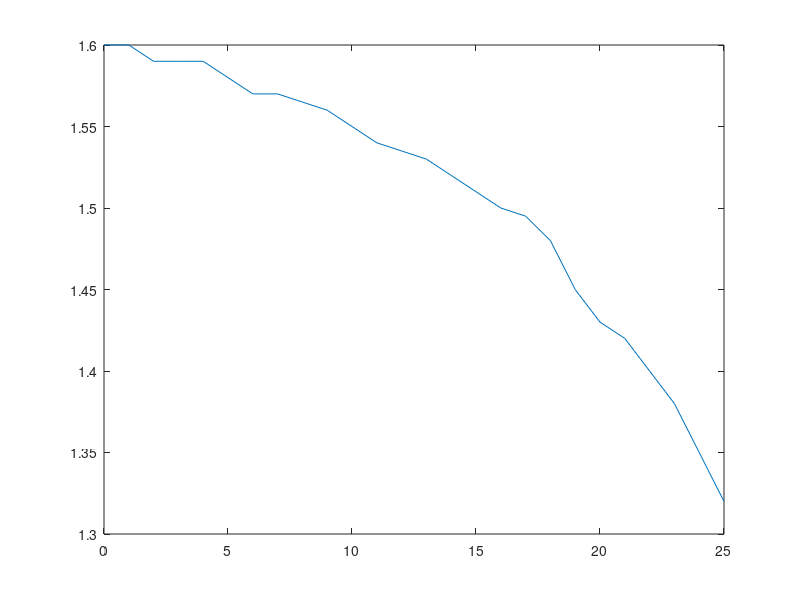

MATLAB code for this plot: (Note: this script raises an error after producing the figure.)
close all;
clear all;
clc;

alpha = 0:25;
C_A_M6_10 = [1.6 1.6 1.59 1.59 1.59 1.58 1.57 1.57 1.565 1.56 1.55 1.54 1.535 1.53 ...
       1.52 1.51 1.50 1.495 1.48 1.45 1.43 1.42 1.40 1.38 1.35 1.32];
   
figure();
plot(alpha, C_A_M6_10);

f_CA_6_10 = fit(transpose(alpha), transpose(C_A_M6_10), 'poly2');

alpha_test = -25:0.01:25;
c_test = f_CA_6_10.p1 * alpha_test.^2 + f_CA_6_10.p2 * alpha_test + f_CA_6_10.p3;

hold on;
plot(alpha_test, c_test);

%% M = 2
alpha = -8:0;
C_A_M2 = [1.54 1.55 1.56 1.57 1.58 1.585 1.59 1.595 1.6 ];

f_CA_2 = fit(transpose(alpha), transpose(C_A_M2), 'poly2');

alpha_test = -25:0.01:25;
c_test2 = f_CA_2.p1 * alpha_test.^2 + f_CA_2.p2 * alpha_test + f_CA_2.p3;

figure();
plot(alpha, C_A_M2);
ylim([1 1.8])
xlim([-25 25])
hold on;
plot(alpha_test, c_test2);

figure();
plot(alpha_test, c_test);
hold on;
plot(alpha_test, c_test2);

%% for other M 

M = [0.4 0.6 0.8 0.9 1.00 1.20];
a20 = [1.01 1.07 1.13 1.2 1.33 1.35];
a15 = [1.03 1.09 1.17 1.2 1.33 1.34];
a10 = [1.03 1.09 1.19 1.22 1.32 1.33];
a5 = [1.04 1.09 1.18 1.21 1.32 1.32];
a0 = [1.04 1.09 1.16 1.2 1.3 1.31];

f_CA_a20 = fit(transpose(M), transpose(a20), 'poly1');
f_CA_a15 = fit(transpose(M), transpose(a20), 'poly1');
f_CA_a10 = fit(transpose(M), transpose(a20), 'poly1');
f_CA_a5 = fit(transpose(M), transpose(a20), 'poly1');
f_CA_a0 = fit(transpose(M), transpose(a20), 'poly1');

addpath('Data');
save('Data/fit_areo_axial_coef.mat', 'f_CA_6_10', 'f_CA_2', ...
    'f_CA_a20', 'f_CA_a15', 'f_CA_a10', 'f_CA_a5', 'f_CA_a0');
